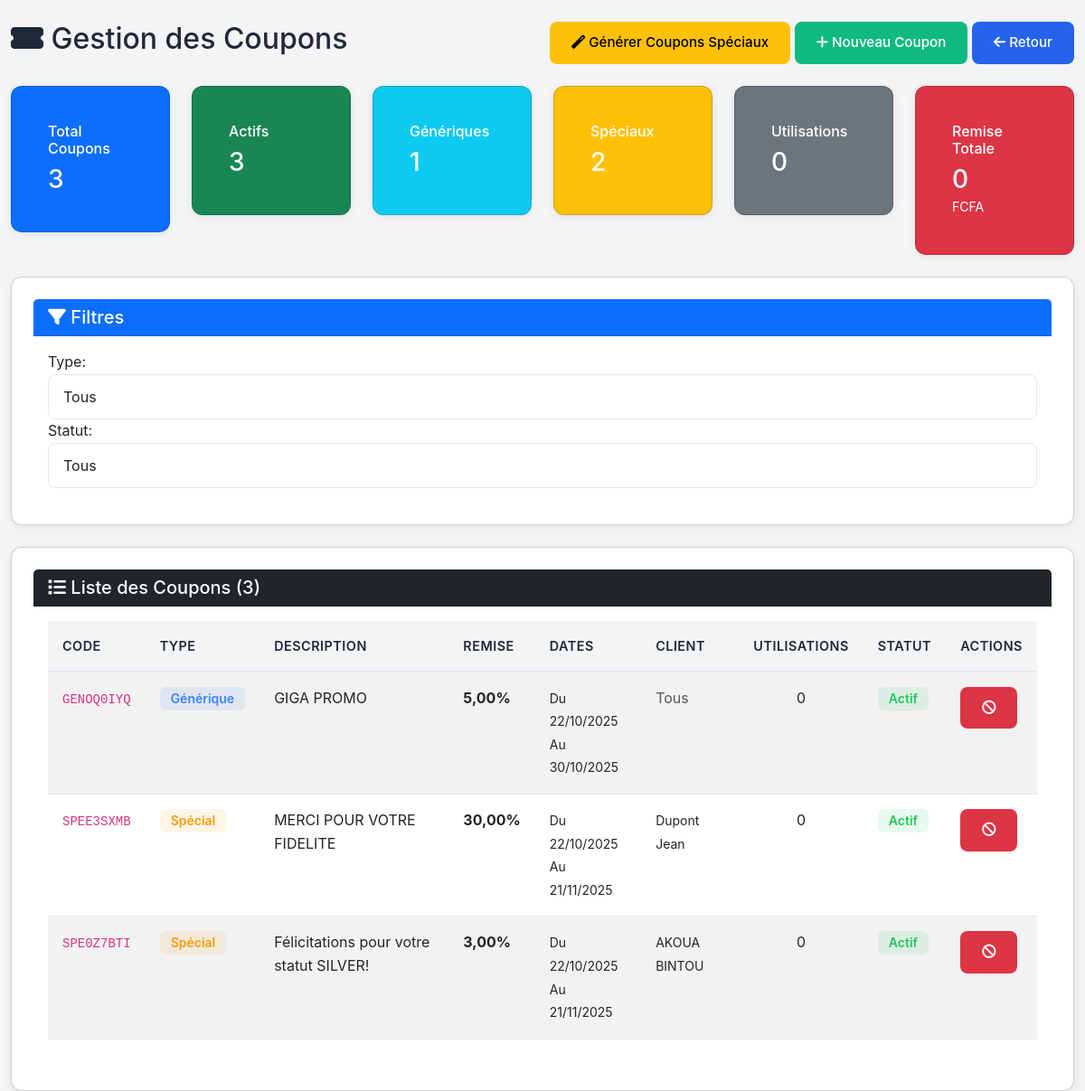
/marketing/coupons/ (signed in), run on the app's committed database.
### CarrefourApp/models.py (models this page shows, shortened)
class Coupon(models.Model):
    TYPE_COUPON = [
        ('GENERIC', 'Générique'),  # Pour tous les clients pendant période promo
        ('SPECIAL', 'Spécial'),    # Généré par CRM pour clients fidèles uniquement
    ]
    TYPE_REMISE = [
        ('POURCENTAGE', 'Pourcentage'),
        ('MONTANT', 'Montant fixe'),
    ]
    STATUTS = [
        ('ACTIF', 'Actif'),
        ('EXPIRE', 'Expiré'),
        ('DESACTIVE', 'Désactivé'),
    ]
    code = models.CharField(max_length=20, unique=True, verbose_name="Code coupon")
    type_coupon = models.CharField(max_length=10, choices=TYPE_COUPON, default='GENERIC', verbose_name="Type de coupon")
    type_remise = models.CharField(max_length=12, choices=TYPE_REMISE, default='POURCENTAGE', verbose_name="Type de remise")
    valeur = models.DecimalField(max_digits=10, decimal_places=2, verbose_name="Valeur")
    description = models.CharField(max_length=200, verbose_name="Description")
    date_debut = models.DateField(verbose_name="Date de début")
    date_fin = models.DateField(verbose_name="Date de fin")
    date_creation = models.DateTimeField(auto_now_add=True)
    limite_utilisation = models.IntegerField(default=1, verbose_name="Nombre max d'utilisations par client")
    limite_globale = models.IntegerField(null=True, blank=True, verbose_name="Limite globale d'utilisations")
    nb_utilisations = models.IntegerField(default=0, verbose_name="Nombre d'utilisations actuelles")
    montant_minimum = models.DecimalField(max_digits=10, decimal_places=2, default=0, verbose_name="Montant minimum d'achat")
    niveau_fidelite_requis = models.CharField(
        max_length=20,
        choices=Client.NIVEAUX_FIDELITE,
        blank=True,
        null=True,
        verbose_name="Niveau de fidélité requis"
    )
    client = models.ForeignKey(
        Client,
        on_delete=models.CASCADE,
        null=True,
        blank=True,
        related_name='coupons',
        verbose_name="Client (pour coupons spéciaux)"
    )
    cree_par = models.ForeignKey(
        Employe,
        on_delete=models.SET_NULL,
        null=True,
        related_name='coupons_crees',
        verbose_name="Créé par"
    )
    statut = models.CharField(max_length=10, choices=STATUTS, default='ACTIF')
    est_utilise = models.BooleanField(default=False, verbose_name="Utilisé")
    class Meta:
        verbose_name = 'Coupon'
        verbose_name_plural = 'Coupons'
        ordering = ['-date_creation']

class Client(models.Model):
    NIVEAUX_FIDELITE = [
        ('TOUS', 'Tous'),
        ('VIP', 'VIP'),
        ('GOLD', 'Gold'),
        ('SILVER', 'Silver'),
    ]
    numero_client = models.CharField(max_length=20, unique=True, null=True, blank=True, verbose_name="Numéro client")
    nom = models.CharField(max_length=100)
    prenom = models.CharField(max_length=100, blank=True)
    telephone = models.CharField(max_length=20, unique=True)
    email = models.EmailField(blank=True)
    adresse = models.TextField(blank=True, verbose_name="Adresse")
    ville = models.CharField(max_length=100, default="Abidjan", blank=True)
    date_naissance = models.DateField(null=True, blank=True, verbose_name="Date de naissance")
    points_fidelite = models.IntegerField(default=0)
    niveau_fidelite = models.CharField(max_length=20, choices=NIVEAUX_FIDELITE, default='TOUS')
    date_inscription = models.DateTimeField(auto_now_add=True)
    derniere_visite = models.DateTimeField(null=True, blank=True)
    total_achats = models.DecimalField(max_digits=12, decimal_places=2, default=0)
    est_actif = models.BooleanField(default=True, verbose_name="Client actif")
    def get_full_name(self):
        return f"{self.nom} {self.prenom}"
    class Meta:
        verbose_name = 'Client'
        verbose_name_plural = 'Clients'

### CarrefourApp/views.py (the view)
# urls.py: path('marketing/coupons/', views.marketing_coupons_list, name='marketing_coupons_list'),
@login_required
def marketing_coupons_list(request):
    if request.user.role not in ['MARKETING', 'DG', 'ADMIN']:
        messages.error(request, "Accès refusé.")
        dashboard_url = get_dashboard_by_role(request.user)
        return redirect(dashboard_url)
    type_coupon = request.GET.get('type', 'all')
    statut = request.GET.get('statut', 'all')
    coupons = Coupon.objects.all()
    if type_coupon != 'all':
        coupons = coupons.filter(type_coupon=type_coupon)
    if statut != 'all':
        coupons = coupons.filter(statut=statut)
    stats = {
        'total': Coupon.objects.count(),
        'actifs': Coupon.objects.filter(statut='ACTIF').count(),
        'generiques': Coupon.objects.filter(type_coupon='GENERIC').count(),
        'speciaux': Coupon.objects.filter(type_coupon='SPECIAL').count(),
        'utilisations': UtilisationCoupon.objects.count(),
        'remise_totale': UtilisationCoupon.objects.aggregate(total=Sum('montant_remise'))['total'] or 0
    }
    context = {
        'coupons': coupons,
        'stats': stats,
        'type_filter': type_coupon,
        'statut_filter': statut,
    }
    return render(request, 'marketing/coupons_list.html', context)

### CarrefourApp/context_processors.py (called while the page is built)
def dashboard_url(request):
    if request.user.is_authenticated:
        dashboard_map = {
            'DG': 'dashboard_dg',
            'DAF': 'dashboard_daf',
            'RH': 'dashboard_rh',
            'STOCK': 'dashboard_stock',
            'CAISSIER': 'dashboard_caisse',
            'MARKETING': 'dashboard_marketing',
        }
        return {
            'user_dashboard_url': dashboard_map.get(request.user.role, 'home')
        }
    return {
        'user_dashboard_url': 'home'
    }

### templates/marketing/coupons_list.html (shortened to what this page needs)
{% extends "dashboard/base.html" %}
{% load static %}
{% load humanize %}
{% block content %}
<div class="container-fluid mt-4">
    <div class="d-flex justify-content-between align-items-center mb-4">
        <h2><i class="fas fa-ticket-alt"></i> Gestion des Coupons</h2>
        <div>
            <a href="{% url 'marketing_coupon_generer_speciaux' %}" class="btn btn-warning">
                <i class="fas fa-magic"></i> Générer Coupons Spéciaux
            </a>
            <a href="{% url 'marketing_coupon_create' %}" class="btn btn-primary">
                <i class="fas fa-plus"></i> Nouveau Coupon
            </a>
            <a href="{% url 'dashboard_marketing' %}" class="btn btn-secondary">
                <i class="fas fa-arrow-left"></i> Retour
            </a>
        </div>
    </div>
    <div class="row mb-4">
        <div class="col-md-2">
            <div class="card text-white bg-primary">
                <div class="card-body">
                    <h6 class="card-title">Total Coupons</h6>
                    <h3 class="mb-0">{{ stats.total }}</h3>
                </div>
            </div>
        </div>
        <div class="col-md-2">
            <div class="card text-white bg-success">
                <div class="card-body">
                    <h6 class="card-title">Actifs</h6>
                    <h3 class="mb-0">{{ stats.actifs }}</h3>
                </div>
            </div>
        </div>
        <div class="col-md-2">
            <div class="card text-white bg-info">
                <div class="card-body">
                    <h6 class="card-title">Génériques</h6>
                    <h3 class="mb-0">{{ stats.generiques }}</h3>
                </div>
            </div>
        </div>
        <div class="col-md-2">
            <div class="card text-white bg-warning">
                <div class="card-body">
                    <h6 class="card-title">Spéciaux</h6>
                    <h3 class="mb-0">{{ stats.speciaux }}</h3>
                </div>
            </div>
        </div>
        <div class="col-md-2">
            <div class="card text-white bg-secondary">
                <div class="card-body">
                    <h6 class="card-title">Utilisations</h6>
                    <h3 class="mb-0">{{ stats.utilisations }}</h3>
                </div>
            </div>
        </div>
        <div class="col-md-2">
            <div class="card text-white bg-danger">
                <div class="card-body">
                    <h6 class="card-title">Remise Totale</h6>
                    <h3 class="mb-0">{{ stats.remise_totale|floatformat:0|intcomma }}</h3>
                    <small>FCFA</small>
                </div>
            </div>
        </div>
    </div>
    <div class="card mb-4">
        <div class="card-header bg-primary text-white">
            <h5 class="mb-0"><i class="fas fa-filter"></i> Filtres</h5>
        </div>
        <div class="card-body">
            <form method="GET" class="form-inline">
                <label class="mr-2">Type:</label>
                <select name="type" class="form-control mr-3" onchange="this.form.submit()">
                    <option value="all" {% if type_filter == 'all' %}selected{% endif %}>Tous</option>
                </select>
                <label class="mr-2">Statut:</label>
                <select name="statut" class="form-control mr-3" onchange="this.form.submit()">
                    <option value="all" {% if statut_filter == 'all' %}selected{% endif %}>Tous</option>
                </select>
            </form>
        </div>
    </div>
    <div class="card">
        <div class="card-header bg-dark text-white">
            <h5 class="mb-0"><i class="fas fa-list"></i> Liste des Coupons ({{ coupons.count }})</h5>
        </div>
        <div class="card-body">
            <div class="table-responsive">
                <table class="table table-striped table-hover">
                    <thead class="thead-dark">
                        <tr>
                            <th>Code</th>
                            <th>Type</th>
                            <th>Description</th>
                            <th>Remise</th>
                            <th>Dates</th>
                            <th>Client</th>
                            <th>Utilisations</th>
                            <th>Statut</th>
                            <th>Actions</th>
                        </tr>
                    </thead>
                    <tbody>
                        {% for coupon in coupons %}
                        <tr>
                            <td><code>{{ coupon.code }}</code></td>
                            <td>
                                {% if coupon.type_coupon == 'GENERIC' %}
                                    <span class="badge badge-info">Générique</span>
                                {% else %}
                                    <span class="badge badge-warning">Spécial</span>
                                {% endif %}
                            </td>
                            <td>{{ coupon.description }}</td>
                            <td>
                                {% if coupon.type_remise == 'POURCENTAGE' %}
                                    <strong>{{ coupon.valeur }}%</strong>
                                {% else %}
                                    <strong>{{ coupon.valeur|floatformat:0 }} FCFA</strong>
                                {% endif %}
                            </td>
                            <td>
                                <small>
                                    Du {{ coupon.date_debut|date:'d/m/Y' }}<br>
                                    Au {{ coupon.date_fin|date:'d/m/Y' }}
                                </small>
                            </td>
                            <td>
                                {% if coupon.client %}
                                    <small>{{ coupon.client.get_full_name }}</small>
                                {% else %}
                                    <span class="text-muted">Tous</span>
                                {% endif %}
                            </td>
                            <td class="text-center">
                                {{ coupon.nb_utilisations }}
                            </td>
                            <td>
                                {% if coupon.statut == 'ACTIF' %}
                                    <span class="badge badge-success">Actif</span>
                                {% elif coupon.statut == 'EXPIRE' %}
                                    <span class="badge badge-secondary">Expiré</span>
                                {% else %}
                                    <span class="badge badge-danger">Désactivé</span>
                                {% endif %}
                            </td>
                            <td>
                                {% if coupon.statut == 'ACTIF' %}
                                    <a href="{% url 'marketing_coupon_desactiver' coupon.id %}"
                                       class="btn btn-sm btn-danger"
                                       onclick="return confirm('Désactiver ce coupon?')">
                                        <i class="fas fa-ban"></i>
                                    </a>
                                {% endif %}
                            </td>
                        </tr>
                        {% endfor %}
                    </tbody>
                </table>
            </div>
        </div>
    </div>
</div>
{% endblock %}

### static/css/style.css (style rules this page uses)
:root { --primary-blue: #2563EB; --primary-green: #28A745; --light-blue: #EFF6FF; --light-green: #F0FDF4; --dark-blue: #1E40AF; --dark-green: #15803D; --text-dark: #1F2937; --text-light: #6B7280; --bg-gray: #F9FAFB; --border-gray: #E5E7EB; --white: #FFFFFF; --red: #DC2626; --orange: #F97316; --purple: #9333EA; --yellow: #FBBF24; }
* { margin: 0; padding: 0; box-sizing: border-box; }
body { font-family: 'Segoe UI', Tahoma, Geneva, Verdana, sans-serif; background-color: var(--bg-gray); color: var(--text-dark); line-height: 1.6; }
.btn { padding: 0.75rem 1.5rem; border: none; border-radius: 8px; font-weight: 600; cursor: pointer; transition: all 0.3s; text-decoration: none; display: inline-flex; align-items: center; gap: 0.5rem; font-size: 0.95rem; }
.btn-primary { background: var(--primary-green); color: white; }
.btn-secondary { background: white; color: var(--primary-blue); border: 2px solid white; }
.card { background: white; border-radius: 12px; padding: 1.5rem; box-shadow: 0 2px 8px rgba(0, 0, 0, 0.08); transition: all 0.3s; }
table { width: 100%; border-collapse: collapse; }
thead { background: var(--bg-gray); }
thead th { padding: 1rem; text-align: left; font-weight: 600; color: var(--text-dark); font-size: 0.9rem; text-transform: uppercase; letter-spacing: 0.5px; }
tbody td { padding: 1rem; border-top: 1px solid var(--border-gray); }
.badge { padding: 0.35rem 0.75rem; border-radius: 20px; font-size: 0.8rem; font-weight: 600; display: inline-block; }
.badge-success { background: var(--light-green); color: var(--dark-green); }
.badge-warning { background: #FFF7ED; color: #C2410C; }
.badge-info { background: var(--light-blue); color: var(--dark-blue); }
.form-control { width: 100%; padding: 0.75rem; border: 2px solid var(--border-gray); border-radius: 8px; font-size: 1rem; transition: border-color 0.3s; }
select.form-control { cursor: pointer; }

### templates/base.html (style rules this page uses)
:root { --primary-green: #10b981; --primary-green-dark: #059669; --secondary-blue: #2563eb; --bg-gray: #f3f4f6; --text-dark: #1f2937; --text-muted: #6b7280; --border-color: #e5e7eb; --success: #22c55e; --warning: #f59e0b; --danger: #ef4444; --info: #3b82f6; }
* { margin: 0; padding: 0; box-sizing: border-box; }
body { font-family: -apple-system, BlinkMacSystemFont, 'Segoe UI', Roboto, 'Helvetica Neue', Arial, sans-serif; background: var(--bg-gray); color: var(--text-dark); line-height: 1.6; }
.btn { padding: 0.75rem 1.5rem; border-radius: 8px; border: none; font-weight: 500; cursor: pointer; transition: all 0.2s; text-decoration: none; display: inline-block; }
.btn-primary { background: var(--primary-green); color: white; }
.btn-secondary { background: var(--secondary-blue); color: white; }
.form-control { width: 100%; padding: 0.75rem 1rem; border: 1px solid var(--border-color); border-radius: 8px; font-size: 1rem; }
.table { width: 100%; border-collapse: collapse; }
.table th { background: var(--bg-gray); padding: 1rem; text-align: left; font-weight: 600; color: var(--text-dark); border-bottom: 2px solid var(--border-color); }
.table td { padding: 1rem; border-bottom: 1px solid var(--border-color); }
.badge { padding: 0.375rem 0.75rem; border-radius: 6px; font-size: 0.875rem; font-weight: 600; }
.badge-success { background: rgba(34, 197, 94, 0.1); color: var(--success); }
.badge-warning { background: rgba(245, 158, 11, 0.1); color: var(--warning); }
.badge-info { background: rgba(59, 130, 246, 0.1); color: var(--info); }

### data on the page
Coupon: code "GENOQ0IYQ", type_coupon "Générique", description "GIGA PROMO", valeur "5,00", date_debut "22/10/2025", date_fin "30/10/2025", shows "Tous", nb_utilisations "0", statut "Actif"
Coupon: code "SPEE3SXMB", type_coupon "Spécial", description "MERCI POUR VOTRE FIDELITE", valeur "30,00", date_debut "22/10/2025", date_fin "21/11/2025", client.get_full_name "Dupont Jean", nb_utilisations "0", statut "Actif"
Coupon: code "SPE0Z7BTI", type_coupon "Spécial", description "Félicitations pour votre statut SILVER!", valeur "3,00", date_debut "22/10/2025", date_fin "21/11/2025", client.get_full_name "AKOUA BINTOU", nb_utilisations "0", statut "Actif"

### other printed values
{{ stats.total }} "3"
{{ stats.actifs }} "3"
{{ stats.generiques }} "1"
{{ stats.speciaux }} "2"
{{ stats.utilisations }} "0"
{{ stats.remise_totale|floatformat:0|intcomma }} "0"
{{ coupons.count }} "3"
